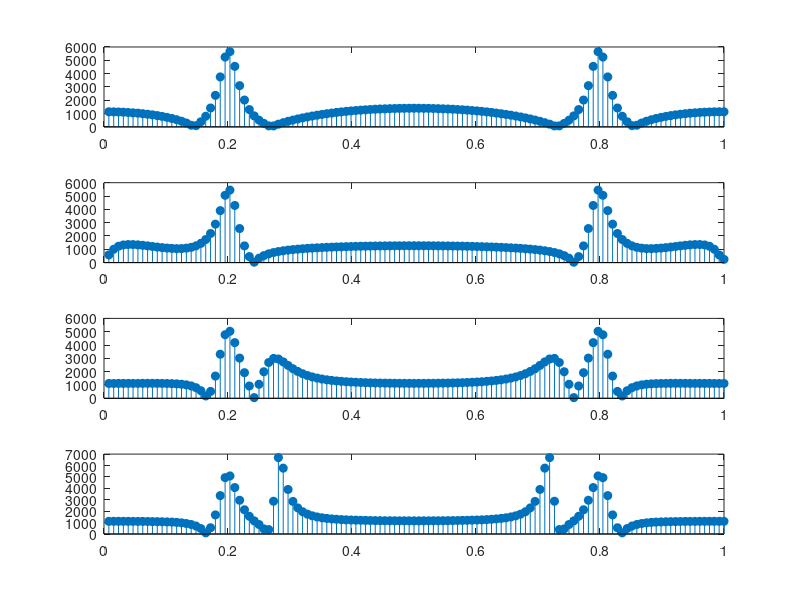
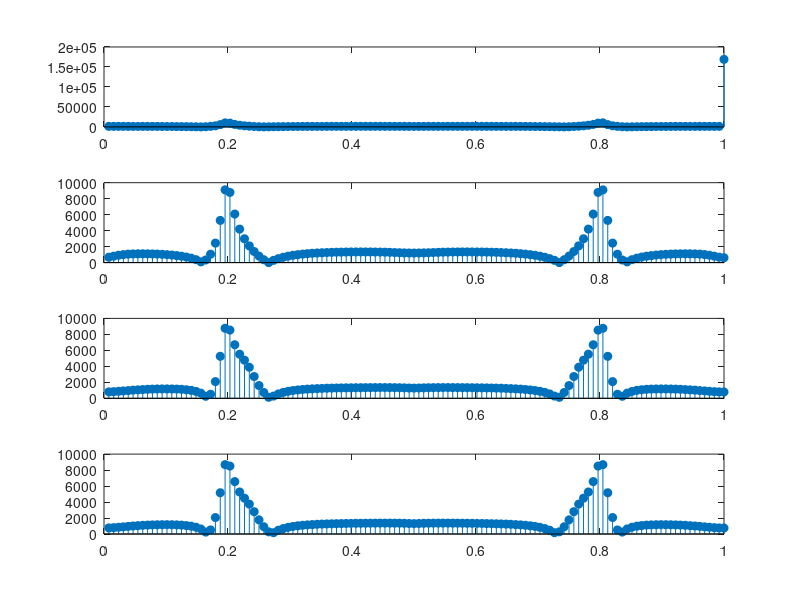

Write the MATLAB code that produced these figures, in order.
clc,clear;
t=1:128;% 数据时间向量
N=length(t);% 数据个数
f=t/N;% 频率向量
w=2*pi*f;% 角频率向量
z=exp(j*w);
randn('state',sum(100*clock));% 每次计算给随机数产生设置不同的起点
wn=randn(size(t));% 功率为 1 的高斯白噪声
x=sqrt(20)*sin(2*pi*0.2*t)+sqrt(2)*sin(2*pi*0.213*t)+wn;% 观测数据
%估计自相关函数
R=xcorr(x);
%估计协方差函数
COR=xcov(x);
CORP=COR;
CORP(N)=COR(N)/2;
%用一般最小二乘法估计功率谱和谐波频率
pls=4;%AR 模型的阶数取 4
for qels=5:8;% 选取修正 Yule-Walker 方程的起点
%以下求相关函数估计值组成的 Hankel 矩阵
RLS4=R(qels:(qels+pls-1));
for k=1:(pls-1)
RLS4=[R((qels-k):(qels-k+pls-1));RLS4];
end
bls4=-R((qels+1):(qels+pls));%Y ule-Walker 方程右边的值
als4(:,(qels-pls))=(RLS4'*RLS4)^(-1)*RLS4'*(bls4)';% 最小二乘估计公式
end
display('AR 阶数为 4，qe 取 5,6,7,8 时，用一般最小二乘法估计的 AR 参数 :')
als4=als4(pls:-1:1,:)
%采用 Cadzow 谱估计子进行功率谱估计
als4=[ones(1,4);als4];
als4=als4';
CCadzowp4=CORP(N:N+pls);
for i=1:pls
CCadzowp4=[CCadzowp4;CORP(N-i:N-i+pls)];
end
nCadzowp4=als4*CCadzowp4;
Nzp4=zeros(4,N);
Azp4=zeros(4,N);
Nnzp4=zeros(4,N);
Anzp4=zeros(4,N);
for k=0:pls
Nzp4=Nzp4+nCadzowp4(:,k+1)*(z.^(-k));
Azp4=Azp4+als4(:,k+1)*(z.^(-k));
Nnzp4=Nnzp4+nCadzowp4(:,k+1)*(z.^k);
Anzp4=Anzp4+als4(:,k+1)*(z.^k);
end
PWxCadzowp4=Nzp4./Azp4+Nnzp4./Anzp4;
PWxCadzowp4=abs(PWxCadzowp4);
figure(1);
for i=1:4
subplot(4,1,i);
stem(f,PWxCadzowp4(i,:),'filled');
flsp4(i)=find(PWxCadzowp4(i,1:(N/2-1))==max(PWxCadzowp4(i,1:(N/2-1))))/N;
end
display('AR 阶数为 6，qe 取 7,6,7,8 时，用 Cadzow 谱估计子估计频率 :') 
15
flsp4
pls=6;%AR 模型的阶数取 6
for qels=7:10;% 选取修正 Yule-Walker 方程的起点
%以下求相关函数估计值组成的 Hankel 矩阵
RLS6=R(qels:(qels+pls-1));
for k=1:(pls-1)
RLS6=[R((qels-k):(qels-k+pls-1));RLS6];
end
bls6=-R((qels+1):(qels+pls));%Y ule-Walker 方程右边的值
als6(:,(qels-pls))=(RLS6'*RLS6)^(-1)*RLS6'*(bls6)';% 最小二乘估计公式
end
display('AR 阶数为 6，qe 取 7,8，9，10 时，用一般最小二乘法估计的 AR 参数 :')
als6=als6(pls:-1:1,:)
%采用 Cadzow 谱估计子进行功率谱估计
als6=[ones(1,4);als6];
als6=als6';
CCadzowp6=CORP(N:N+pls);
for i=1:pls
CCadzowp6=[CCadzowp6;CORP(N-i:N-i+pls)];
end
nCadzowp6=als6*CCadzowp6;
Nzp6=zeros(4,N);
Azp6=zeros(4,N);
Nnzp6=zeros(4,N);
Anzp6=zeros(4,N);
for k=0:pls
Nzp6=Nzp6+nCadzowp6(:,k+1)*(z.^(-k));
Azp6=Azp6+als6(:,k+1)*(z.^(-k));
Nnzp6=Nnzp6+nCadzowp6(:,k+1)*(z.^k);
Anzp6=Anzp6+als6(:,k+1)*(z.^k);
end
PWxCadzowp6=Nzp6./Azp6+Nnzp6./Anzp6;
PWxCadzowp6=abs(PWxCadzowp6);
figure(2);
for i=1:4
subplot(4,1,i);
stem(f,PWxCadzowp6(i,:),'filled');
flsp6(i)=find(PWxCadzowp6(i,1:(N/2-1))==max(PWxCadzowp6(i,1:(N/2-1))))/N;
end
display('AR 阶数为 6，qe 取 7,8，9，10 时，用 Cadzow 谱估计子估计频率 :')
flsp6 